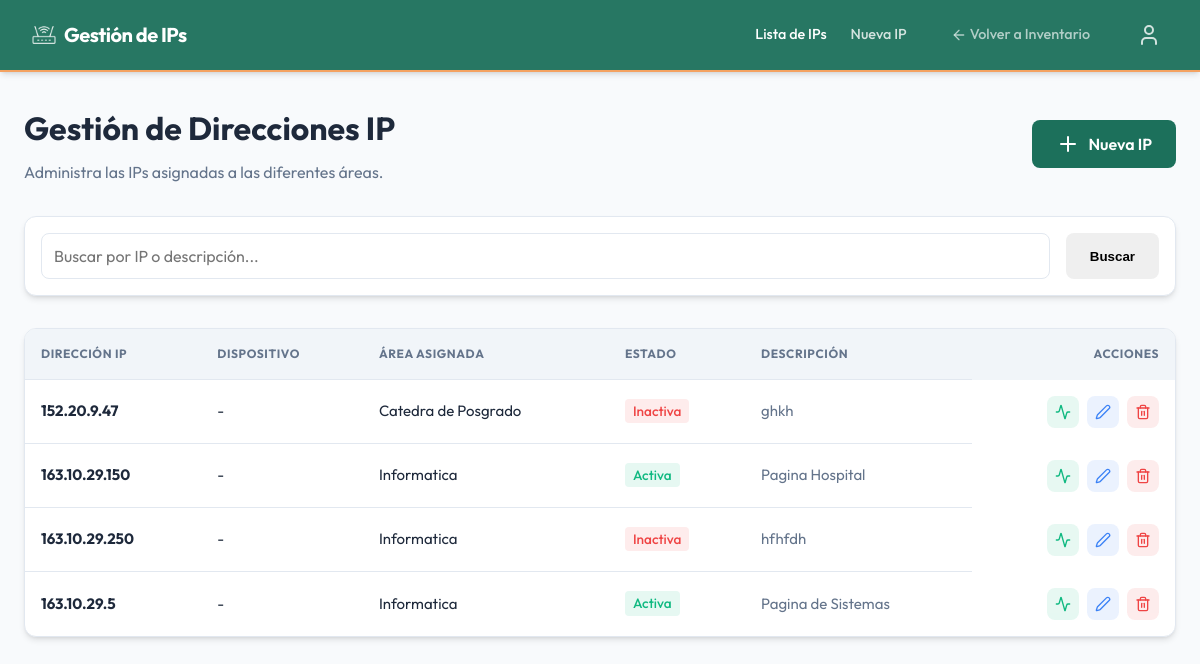
Screenshot of /ips/ (signed in) with the database file from the repository.
### gestion_ips/models.py (models this page shows, shortened)
class DireccionIP(models.Model):
    ESTADOS = [
        ('ACTIVA', 'Activa'),
        ('INACTIVA', 'Inactiva'),
        ('RESERVADA', 'Reservada'),
    ]
    direccion_ip = models.GenericIPAddressField(unique=True, verbose_name="Dirección IP")
    area = models.ForeignKey(Area, on_delete=models.SET_NULL, null=True, blank=True, verbose_name="Área Asignada", related_name="ips")
    dispositivo = models.OneToOneField(Item, on_delete=models.SET_NULL, null=True, blank=True, verbose_name="Dispositivo / Máquina Asignada", related_name="ip_asignada")
    descripcion = models.CharField(max_length=200, blank=True, null=True, verbose_name="Descripción / Equipo")
    estado = models.CharField(max_length=20, choices=ESTADOS, default='ACTIVA', verbose_name="Estado")
    fecha_actualizacion = models.DateTimeField(auto_now=True, verbose_name="Última actualización")
    class Meta:
        verbose_name = "Dirección IP"
        verbose_name_plural = "Direcciones IP"
        ordering = ['direccion_ip']

### inventario/models.py (models this page shows, shortened)
class Area(models.Model):
    nombre = models.CharField(max_length=100, verbose_name="Nombre del Área")
    class Meta:
        verbose_name = "Área"
        verbose_name_plural = "Áreas"

### gestion_ips/views.py (the view)
# urls.py: path('', views.IPListView.as_view(), name='ip_list'),
class IPListView(LoginRequiredMixin, ListView):
    model = DireccionIP
    template_name = 'gestion_ips/ip_list.html'
    context_object_name = 'ips'
    def get_queryset(self):
        query = self.request.GET.get('q')
        if query:
            return DireccionIP.objects.filter(direccion_ip__icontains=query) | DireccionIP.objects.filter(descripcion__icontains=query)
        return DireccionIP.objects.all()

### templates/gestion_ips/ip_list.html (shortened to what this page needs)
{% extends 'base_ips.html' %}
{% load static %}
{% block content %}
<div class="header-actions"
    style="display: flex; justify-content: space-between; align-items: center; margin-bottom: 2rem;">
    <div>
        <h1 style="margin: 0;">Gestión de Direcciones IP</h1>
        <p style="color: var(--text-muted); margin-top: 0.5rem;">Administra las IPs asignadas a las diferentes áreas.
        </p>
    </div>
    <a href="{% url 'ip_create' %}" class="btn btn-primary"
        style="display: inline-flex; align-items: center; gap: 0.5rem;">
        <i data-lucide="plus"></i> Nueva IP
    </a>
</div>
<div class="card" style="margin-bottom: 2rem; padding: 1rem;">
    <form method="get" style="display: flex; gap: 1rem;">
        <input type="text" name="q" placeholder="Buscar por IP o descripción..." class="form-control"
            value="{{ request.GET.q }}">
        <button type="submit" class="btn btn-secondary">Buscar</button>
    </form>
</div>
<div class="table-container">
    <table class="table" style="width: 100%; border-collapse: collapse;">
        <thead style="background: var(--bg-color);">
            <tr>
                <th style="padding: 1rem; text-align: left; border-bottom: 1px solid var(--border-color);">Dirección IP
                </th>
                <th style="padding: 1rem; text-align: left; border-bottom: 1px solid var(--border-color);">Dispositivo
                </th>
                <th style="padding: 1rem; text-align: left; border-bottom: 1px solid var(--border-color);">Área Asignada
                </th>
                <th style="padding: 1rem; text-align: left; border-bottom: 1px solid var(--border-color);">Estado</th>
                <th style="padding: 1rem; text-align: left; border-bottom: 1px solid var(--border-color);">Descripción
                </th>
                <th style="padding: 1rem; text-align: right; border-bottom: 1px solid var(--border-color);">Acciones
                </th>
            </tr>
        </thead>
        <tbody>
            {% for ip in ips %}
            <tr style="border-bottom: 1px solid var(--border-color); transition: background 0.2s;">
                <td style="padding: 1rem;"><strong>{{ ip.direccion_ip }}</strong></td>
                <td style="padding: 1rem;">{{ ip.dispositivo.nombre|default:"-" }}</td>
                <td style="padding: 1rem;">{{ ip.area.nombre|default:"Sin área" }}</td>
                <td style="padding: 1rem;">
                    {% if ip.estado == 'ACTIVA' %}
                    <span
                        style="background: rgba(16, 185, 129, 0.1); color: #10b981; padding: 0.2rem 0.5rem; border-radius: 4px; font-size: 0.85rem; font-weight: 500;">Activa</span>
                    {% elif ip.estado == 'INACTIVA' %}
                    <span
                        style="background: rgba(239, 68, 68, 0.1); color: #ef4444; padding: 0.2rem 0.5rem; border-radius: 4px; font-size: 0.85rem; font-weight: 500;">Inactiva</span>
                    {% else %}
                    <span
                        style="background: rgba(245, 158, 11, 0.1); color: #f59e0b; padding: 0.2rem 0.5rem; border-radius: 4px; font-size: 0.85rem; font-weight: 500;">Reservada</span>
                    {% endif %}
                </td>
                <td style="padding: 1rem; color: var(--text-muted);">{{ ip.descripcion|default:"-" }}</td>
                <td
                    style="padding: 1rem; text-align: right; white-space: nowrap; display: flex; justify-content: flex-end; gap: 0.5rem; border-top: none;">
                    <a href="{% url 'ip_ping' ip.pk %}" class="btn"
                        style="padding: 0.5rem; background: rgba(16, 185, 129, 0.1); color: #10b981;"
                        title="Ping (Cambiar Estado)">
                        <i data-lucide="activity" style="width: 16px; height: 16px;"></i>
                    </a>
                    <a href="{% url 'ip_update' ip.pk %}" class="btn"
                        style="padding: 0.5rem; background: rgba(59, 130, 246, 0.1); color: #3b82f6;">
                        <i data-lucide="edit-2" style="width: 16px; height: 16px;"></i>
                    </a>
                    <a href="{% url 'ip_delete' ip.pk %}" class="btn"
                        style="padding: 0.5rem; background: rgba(239, 68, 68, 0.1); color: #ef4444;">
                        <i data-lucide="trash-2" style="width: 16px; height: 16px;"></i>
                    </a>
                </td>
            </tr>
            {% empty %}
            <tr>
                <td colspan="6" style="padding: 2rem; text-align: center; color: var(--text-muted);">
                    No se encontraron direcciones IP.
                </td>
            </tr>
            {% endfor %}
        </tbody>
    </table>
</div>
{% endblock %}

### static/css/main.css (style rules this page uses)
:root { --primary: #1c705b; --primary-dark: #145041; --primary-light: #2a9d82; --accent: #f4a261; --bg: #f8fafc; --card-bg: #ffffff; --text: #1e293b; --text-muted: #64748b; --border: #e2e8f0; --shadow: 0 4px 6px -1px rgb(0 0 0 / 0.1), 0 2px 4px -2px rgb(0 0 0 / 0.1); --radius: 12px; }
* { margin: 0; padding: 0; box-sizing: border-box; }
body { font-family: 'Outfit', 'Inter', system-ui, -apple-system, sans-serif; background-color: var(--bg); color: var(--text); line-height: 1.5; }
.card { background: var(--card-bg); padding: 1.5rem; border-radius: var(--radius); border: 1px solid var(--border); box-shadow: var(--shadow); transition: transform 0.2s, box-shadow 0.2s; }
.btn { display: inline-flex; align-items: center; justify-content: center; padding: 0.75rem 1.5rem; border-radius: 8px; font-weight: 600; cursor: pointer; transition: all 0.2s; border: none; text-decoration: none; gap: 0.5rem; }
.btn-primary { background-color: var(--primary); color: white; }
.table-container { background: var(--card-bg); border-radius: var(--radius); border: 1px solid var(--border); overflow: hidden; box-shadow: var(--shadow); }
table { width: 100%; border-collapse: collapse; }
th { background: #f1f5f9; padding: 1rem; text-align: left; font-size: 0.75rem; text-transform: uppercase; letter-spacing: 0.05em; color: var(--text-muted); }
td { padding: 1rem; border-top: 1px solid var(--border); font-size: 0.9375rem; }
input, select, textarea { width: 100%; max-width: 100%; padding: 0.75rem; border-radius: 8px; border: 1px solid var(--border); font-family: inherit; font-size: 1rem; }

### rows the page displays
DireccionIP: direccion_ip "152.20.9.47", dispositivo.nombre "-", area.nombre "Catedra de Posgrado", estado "Inactiva", descripcion "ghkh"
DireccionIP: direccion_ip "163.10.29.150", dispositivo.nombre "-", area.nombre "Informatica", estado "Activa", descripcion "Pagina Hospital"
DireccionIP: direccion_ip "163.10.29.250", dispositivo.nombre "-", area.nombre "Informatica", estado "Inactiva", descripcion "hfhfdh"
DireccionIP: direccion_ip "163.10.29.5", dispositivo.nombre "-", area.nombre "Informatica", estado "Activa", descripcion "Pagina de Sistemas"
